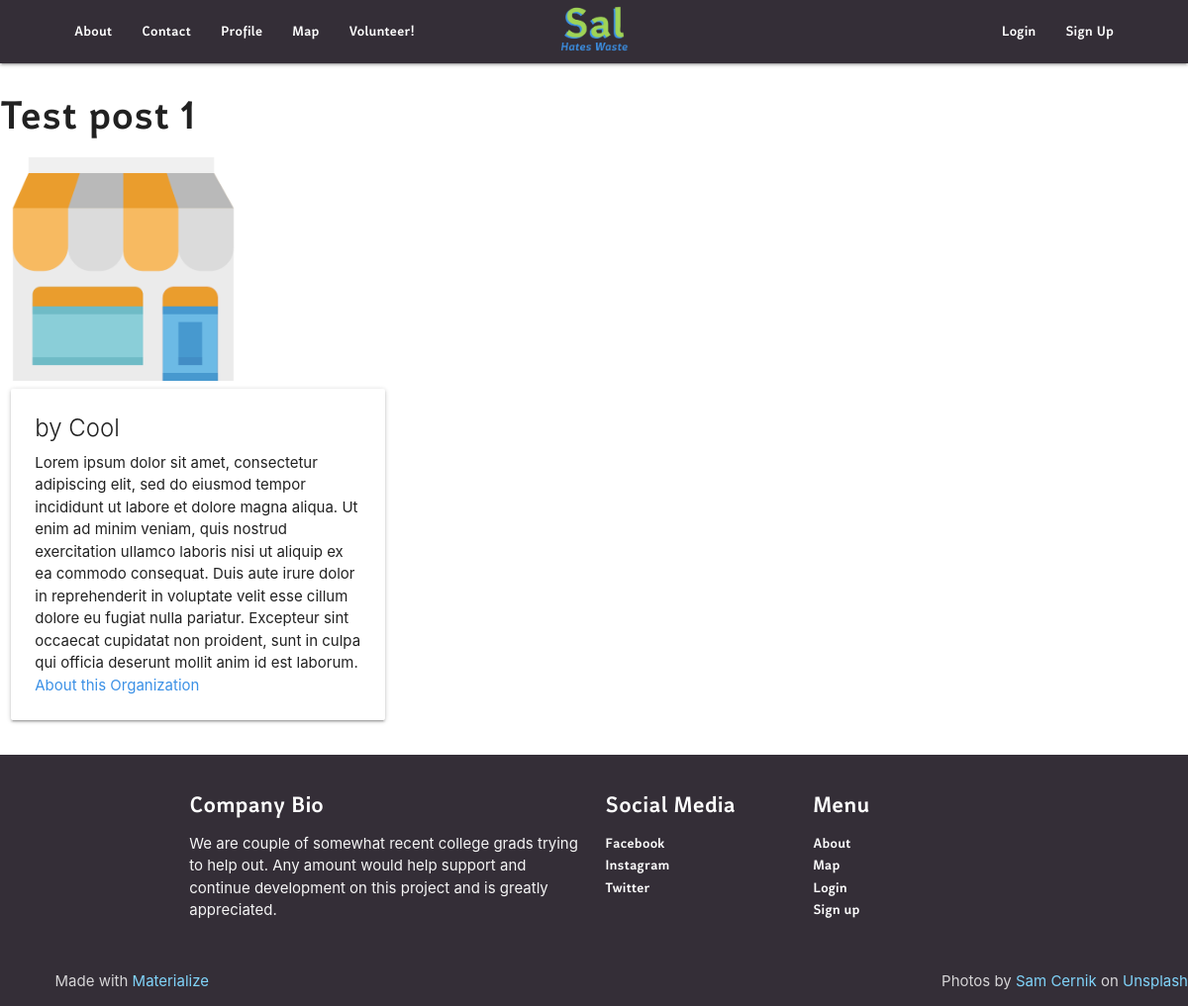
The app's page /test-post-1, older data.
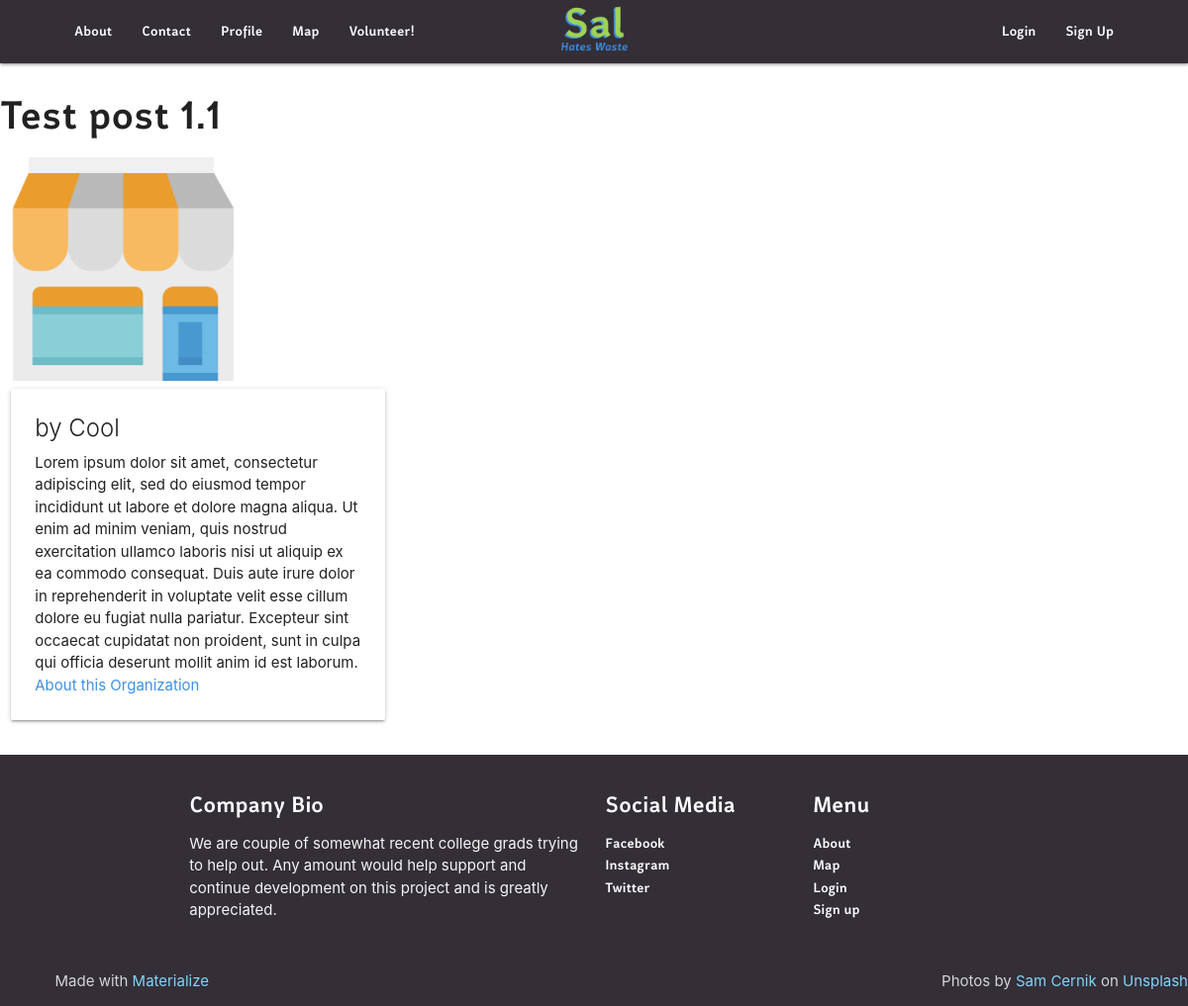
The same page, newer data.
### main/models.py (models this page shows, shortened)
class UserPost(models.Model):
    post_creator = models.ForeignKey(
        CustomUser, on_delete=models.CASCADE, blank=True, default=1)
    post_title = models.CharField('Post Title', max_length=30, blank=True)
    post_org_name = models.CharField(
        'Your Organization', max_length=30, blank=True)
    phone_regex = RegexValidator(
        regex=r'^\+?1?\d{9,15}$', message="Phone number must be entered in the format: '+999999999'. Up to 15 digits allowed.")
    post_org_phone = models.CharField(_('phone'), max_length=20, validators=[
                                      phone_regex], null=True, blank=True)
    post_org_email = models.EmailField(
        'Your Organizations Email', max_length=254, default="example@gmail.com", null=False)
    post_org_address = models.CharField(
        'Your Organizations Location', max_length=80, default="123 Test St.", null=False)
    post_org_city = models.CharField(
        max_length=30, default="Stamford", null=False)
    post_org_state = models.CharField(max_length=2, default="CT", null=False)
    post_org_zipcode = models.CharField(max_length=10, null=True, blank=True)
    post_org_country = models.CharField(
        max_length=60, default="USA", null=False)
    post_image = models.ImageField('Profile Image', default='default.png',
                                   upload_to='post_pics', null=True, blank=True, validators=(validate_is_pic,))
    post_desc = models.TextField(max_length=500, null=True, blank=True)
    post_begin_date = models.DateField(_("Availability Start"), default=datetime.date.today)
    post_end_date = models.DateField(_("Availability End"), default=datetime.date.today)
    post_lat = models.FloatField(null=True, blank=True)
    post_long = models.FloatField(null=True, blank=True)
    post_recurring = models.BooleanField(default=False)
    recurrences = models.TextField(max_length=300, null=True, blank=True)
    donor_or_recip = models.CharField(
        max_length=10, choices=ROLE_CHOICES, default="Donor",)
    post_active = models.BooleanField(default=True)
    post_deliver = models.BooleanField(default=False)
    post_slug = models.SlugField(max_length=200, null=False, unique=True)
    class Meta:
        verbose_name = 'Post'
        verbose_name_plural = "Posts"

### main/views.py (the view, shortened to what this page needs)
# urls.py: path("<single_slug>", views.single_slug, name="single_slug"),
def single_slug(request, single_slug):
    posts = [p.post_slug for p in UserPost.objects.all()]
    if single_slug in posts:
        matching_post = UserPost.objects.filter(post_slug=single_slug).first()
        return render(request=request,
                      template_name='main/single_post.html',
                      context={"single_post": matching_post})

### main/Templates/main/single_post.html (shortened to what this page needs)
{% extends 'main/header.html' %}
{% block content %}
<head>
  {% load static %}
</head>
<body>
    <section>
        <div class="row">
            <h3>{{single_post.post_title}}</h3>
                <div class="col s12 m6 l4">
                    <img src="{{single_post.post_image.url}}" style=" max-width: 60%; max-height: 60%;">
                        <div class="card hoverable">
                            <div class="card-content">
                                <div class="card-title">by {{single_post.post_org_name}}</div>
                                <p>{{single_post.post_desc}}</p>
                                <p><a href="{{single_post.post_creator.profile.profile_slug}}">About this Organization</a></p>
                            </div>
                        </div>
                </div>
        </div>
    </section>
    {% include 'main/footer.html' %}
</body>
{% endblock %}

Row changes from the older to the newer data that the page shows:
changed UserPost "Cool": post_title "Test post 1" → "Test post 1.1"
